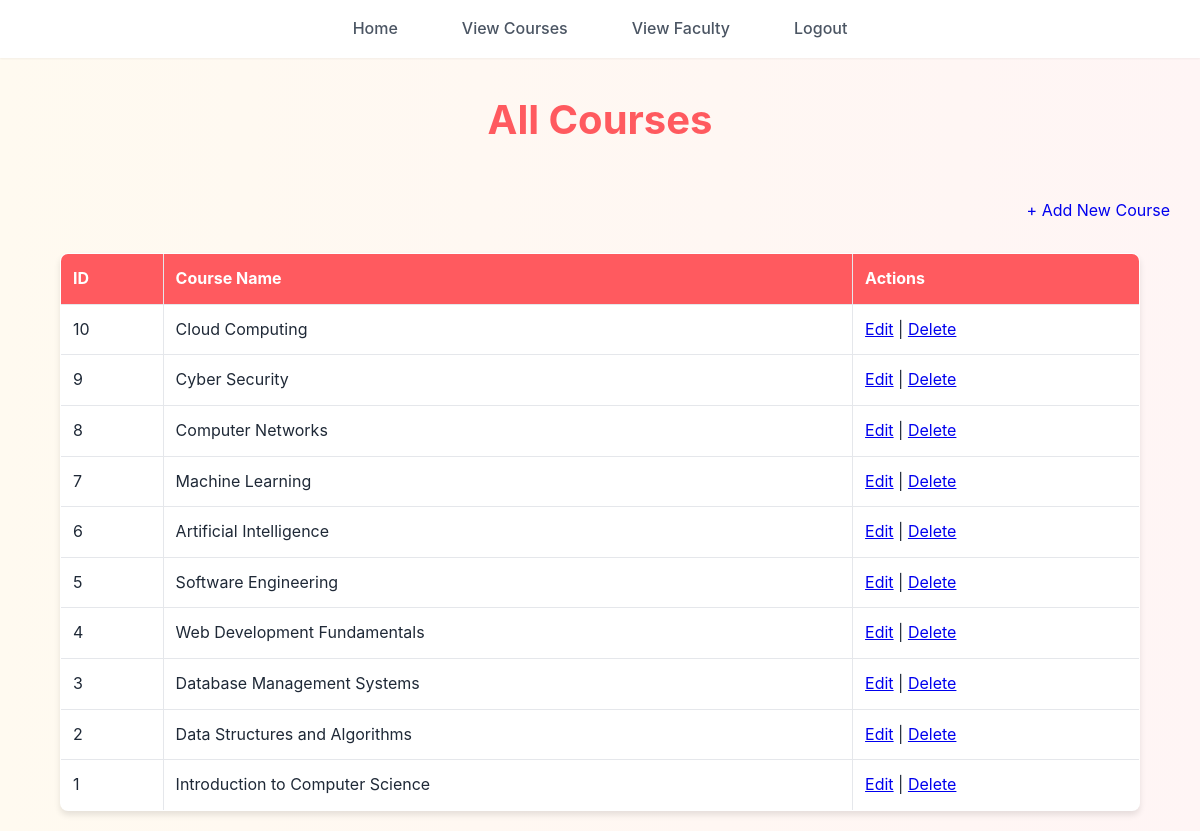
Page /admin/view_courses.php (signed in) on the committed database.
### tables this page shows
CREATE TABLE `courses` (
  `course_id` int(11) NOT NULL,
  `course_name` varchar(100) NOT NULL
);

### admin/view_courses.php (the view, shortened to what this page needs)
<?php
include "config.php";
$result = $conn->query("SELECT * FROM courses ORDER BY course_id DESC");
?>
<!DOCTYPE html>
<html lang="en">
<head>
    <link rel="stylesheet" href="../CSS/style.css">
</head>
<body>
    <?php include('navbar.php'); ?>
    <div class="container">
        <h1>All Courses</h1>
        <a href="add_course.php" class="btn">+ Add New Course</a>
        <table border="1" cellpadding="10" cellspacing="0">
            <thead>
                <tr>
                    <th>ID</th>
                    <th>Course Name</th>
                    <th>Actions</th>
                </tr>
            </thead>
            <tbody>
                <?php if ($result->num_rows > 0): ?>
                    <?php while ($row = $result->fetch_assoc()): ?>
                        <tr>
                            <td><?php echo $row['course_id']; ?></td>
                            <td><?php echo htmlspecialchars($row['course_name']); ?></td>
                            <td>
                                <a href="edit_course.php?edit=<?php echo $row['course_id']; ?>">Edit</a> |
                                <a href="javascript:void(0);" onclick="confirmDelete(<?php echo $row['course_id']; ?>)">Delete</a>
                            </td>
                        </tr>
                    <?php endwhile; ?>
                <?php else: ?>
                    <tr><td colspan="3">No courses found.</td></tr>
                <?php endif; ?>
            </tbody>
        </table>
    </div>
</body>
</html>

### CSS/style.css (style rules this page uses)
:root { --primary-color: #ff5a5f; --primary-hover: #e14d52; --secondary-color: #ffcc00; --secondary-hover: #e6b800; --text-primary: #1f2937; --text-secondary: #4b5563; --bg-primary: #ffffff; --bg-secondary: #fdf2f2; --border-color: #e5e7eb; --shadow-sm: 0 1px 2px rgba(0, 0, 0, 0.05); --shadow-md: 0 4px 6px rgba(0, 0, 0, 0.1); --shadow-lg: 0 10px 15px rgba(0, 0, 0, 0.15); }
* { margin: 0; padding: 0; box-sizing: border-box; }
body { font-family: 'Inter', sans-serif; background: linear-gradient(to right, #fffaf0, #fff5f5); color: var(--text-primary); line-height: 1.6; }
h1, h2, h3, h4, h5, h6 { margin-top: 30px; font-weight: 700; text-align: center; margin-bottom: 1rem; color: var(--primary-color); }
h1 { font-size: 2.5rem; }
table { width: 90%; margin: 20px auto; border-collapse: collapse; background: var(--bg-primary); box-shadow: var(--shadow-md); border-radius: 8px; overflow: hidden; }
th, td { padding: 12px; border: 1px solid var(--border-color); text-align: left; }
th { background: var(--primary-color); color: white; }

### admin/view_courses.php (style rules this page uses)
.btn { margin: 30px; text-decoration: none; float: right; }

### rows in the picture
courses: course_id "10", course_name "Cloud Computing"
courses: course_id "9", course_name "Cyber Security"
courses: course_id "8", course_name "Computer Networks"
courses: course_id "7", course_name "Machine Learning"
courses: course_id "6", course_name "Artificial Intelligence"
courses: course_id "5", course_name "Software Engineering"
courses: course_id "4", course_name "Web Development Fundamentals"
courses: course_id "3", course_name "Database Management Systems"
courses: course_id "2", course_name "Data Structures and Algorithms"
courses: course_id "1", course_name "Introduction to Computer Science"
